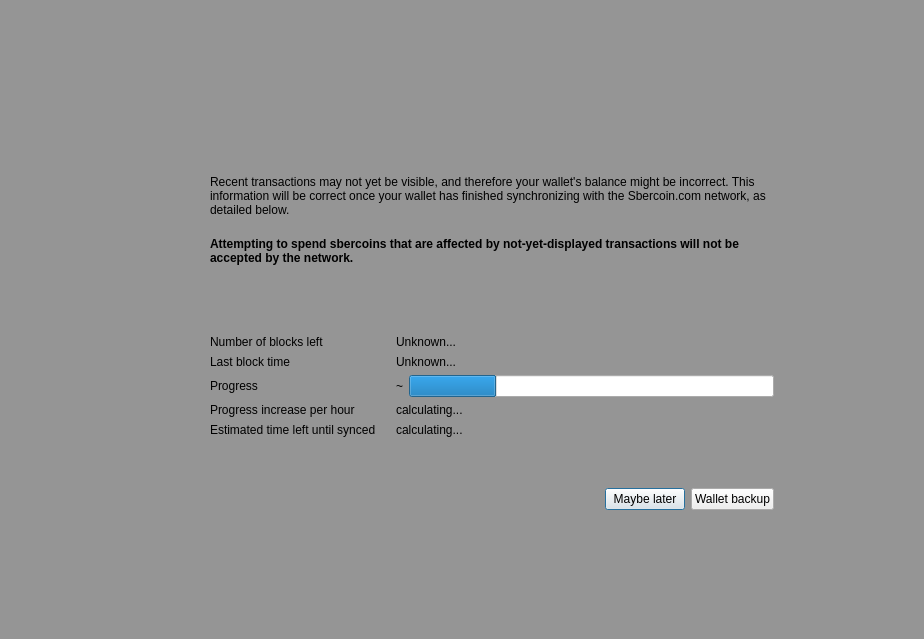
<?xml version="1.0" encoding="UTF-8"?>
<ui version="4.0">
 <class>ModalOverlay</class>
 <widget class="QWidget" name="ModalOverlay">
  <property name="geometry">
   <rect>
    <x>0</x>
    <y>0</y>
    <width>924</width>
    <height>639</height>
   </rect>
  </property>
  <property name="windowTitle">
   <string>Form</string>
  </property>
  <layout class="QVBoxLayout" name="verticalLayout" stretch="0">
   <property name="sizeConstraint">
    <enum>QLayout::SetDefaultConstraint</enum>
   </property>
   <property name="leftMargin">
    <number>0</number>
   </property>
   <property name="topMargin">
    <number>0</number>
   </property>
   <property name="rightMargin">
    <number>0</number>
   </property>
   <property name="bottomMargin">
    <number>0</number>
   </property>
   <item>
    <widget class="QWidget" name="bgWidget" native="true">
     <property name="styleSheet">
      <string notr="true">#bgWidget { background: rgba(0,0,0,96); }</string>
     </property>
     <layout class="QVBoxLayout" name="verticalLayoutMain" stretch="0">
      <property name="leftMargin">
       <number>120</number>
      </property>
      <property name="topMargin">
       <number>120</number>
      </property>
      <property name="rightMargin">
       <number>120</number>
      </property>
      <property name="bottomMargin">
       <number>120</number>
      </property>
      <item>
       <widget class="QWidget" name="contentWidget" native="true">
        <layout class="QVBoxLayout" name="verticalLayout_3" stretch="1,0">
         <property name="spacing">
          <number>0</number>
         </property>
         <property name="leftMargin">
          <number>0</number>
         </property>
         <property name="topMargin">
          <number>0</number>
         </property>
         <property name="rightMargin">
          <number>0</number>
         </property>
         <property name="bottomMargin">
          <number>0</number>
         </property>
         <item>
          <widget class="QStackedWidget" name="stackedWidget">
           <property name="currentIndex">
            <number>0</number>
           </property>
           <widget class="QWidget" name="page">
            <layout class="QVBoxLayout" name="verticalLayout_2">
             <property name="spacing">
              <number>0</number>
             </property>
             <property name="leftMargin">
              <number>30</number>
             </property>
             <property name="topMargin">
              <number>10</number>
             </property>
             <property name="rightMargin">
              <number>30</number>
             </property>
             <property name="bottomMargin">
              <number>10</number>
             </property>
             <item>
              <spacer name="verticalSpacer_3">
               <property name="orientation">
                <enum>Qt::Vertical</enum>
               </property>
               <property name="sizeType">
                <enum>QSizePolicy::Expanding</enum>
               </property>
               <property name="sizeHint" stdset="0">
                <size>
                 <width>20</width>
                 <height>40</height>
                </size>
               </property>
              </spacer>
             </item>
             <item>
              <layout class="QHBoxLayout" name="horizontalLayoutIconText" stretch="0,1">
               <property name="spacing">
                <number>20</number>
               </property>
               <property name="topMargin">
                <number>20</number>
               </property>
               <item>
                <layout class="QVBoxLayout" name="verticalLayoutIcon">
                 <item>
                  <widget class="QPushButton" name="warningIcon">
                   <property name="enabled">
                    <bool>false</bool>
                   </property>
                   <property name="text">
                    <string/>
                   </property>
                   <property name="iconSize">
                    <size>
                     <width>48</width>
                     <height>48</height>
                    </size>
                   </property>
                   <property name="flat">
                    <bool>true</bool>
                   </property>
                  </widget>
                 </item>
                 <item>
                  <spacer name="verticalSpacerWarningIcon">
                   <property name="orientation">
                    <enum>Qt::Vertical</enum>
                   </property>
                   <property name="sizeHint" stdset="0">
                    <size>
                     <width>20</width>
                     <height>40</height>
                    </size>
                   </property>
                  </spacer>
                 </item>
                </layout>
               </item>
               <item>
                <layout class="QVBoxLayout" name="verticalLayoutInfoText">
                 <property name="leftMargin">
                  <number>0</number>
                 </property>
                 <property name="topMargin">
                  <number>0</number>
                 </property>
                 <item>
                  <widget class="QLabel" name="infoText">
                   <property name="text">
                    <string>Recent transactions may not yet be visible, and therefore your wallet's balance might be incorrect. This information will be correct once your wallet has finished synchronizing with the Sbercoin.com network, as detailed below.</string>
                   </property>
                   <property name="textFormat">
                    <enum>Qt::RichText</enum>
                   </property>
                   <property name="wordWrap">
                    <bool>true</bool>
                   </property>
                  </widget>
                 </item>
                 <item>
                  <widget class="QLabel" name="infoTextStrong">
                   <property name="font">
                    <font>
                     <weight>75</weight>
                     <bold>true</bold>
                    </font>
                   </property>
                   <property name="text">
                    <string>Attempting to spend sbercoins that are affected by not-yet-displayed transactions will not be accepted by the network.</string>
                   </property>
                   <property name="textFormat">
                    <enum>Qt::RichText</enum>
                   </property>
                   <property name="wordWrap">
                    <bool>true</bool>
                   </property>
                  </widget>
                 </item>
                 <item>
                  <spacer name="verticalSpacerInTextSpace">
                   <property name="orientation">
                    <enum>Qt::Vertical</enum>
                   </property>
                   <property name="sizeHint" stdset="0">
                    <size>
                     <width>20</width>
                     <height>40</height>
                    </size>
                   </property>
                  </spacer>
                 </item>
                 <item>
                  <layout class="QFormLayout" name="formLayout">
                   <property name="fieldGrowthPolicy">
                    <enum>QFormLayout::ExpandingFieldsGrow</enum>
                   </property>
                   <property name="horizontalSpacing">
                    <number>20</number>
                   </property>
                   <property name="verticalSpacing">
                    <number>6</number>
                   </property>
                   <property name="topMargin">
                    <number>10</number>
                   </property>
                   <item row="0" column="0">
                    <widget class="QLabel" name="labelNumberOfBlocksLeft">
                     <property name="font">
                      <font>
                       <weight>50</weight>
                       <bold>false</bold>
                      </font>
                     </property>
                     <property name="text">
                      <string>Number of blocks left</string>
                     </property>
                    </widget>
                   </item>
                   <item row="0" column="1">
                    <widget class="QLabel" name="numberOfBlocksLeft">
                     <property name="sizePolicy">
                      <sizepolicy hsizetype="Expanding" vsizetype="Preferred">
                       <horstretch>0</horstretch>
                       <verstretch>0</verstretch>
                      </sizepolicy>
                     </property>
                     <property name="text">
                      <string>Unknown...</string>
                     </property>
                    </widget>
                   </item>
                   <item row="1" column="0">
                    <widget class="QLabel" name="labelLastBlockTime">
                     <property name="font">
                      <font>
                       <weight>50</weight>
                       <bold>false</bold>
                      </font>
                     </property>
                     <property name="text">
                      <string>Last block time</string>
                     </property>
                    </widget>
                   </item>
                   <item row="1" column="1">
                    <widget class="QLabel" name="newestBlockDate">
                     <property name="sizePolicy">
                      <sizepolicy hsizetype="Expanding" vsizetype="Preferred">
                       <horstretch>0</horstretch>
                       <verstretch>0</verstretch>
                      </sizepolicy>
                     </property>
                     <property name="text">
                      <string>Unknown...</string>
                     </property>
                    </widget>
                   </item>
                   <item row="2" column="0">
                    <widget class="QLabel" name="labelSyncDone">
                     <property name="font">
                      <font>
                       <weight>50</weight>
                       <bold>false</bold>
                      </font>
                     </property>
                     <property name="text">
                      <string>Progress</string>
                     </property>
                    </widget>
                   </item>
                   <item row="2" column="1">
                    <layout class="QHBoxLayout" name="horizontalLayoutSync" stretch="0,1">
                     <property name="spacing">
                      <number>6</number>
                     </property>
                     <item>
                      <widget class="QLabel" name="percentageProgress">
                       <property name="text">
                        <string notr="true">~</string>
                       </property>
                      </widget>
                     </item>
                     <item>
                      <widget class="QProgressBar" name="progressBar">
                       <property name="value">
                        <number>24</number>
                       </property>
                       <property name="format">
                        <string/>
                       </property>
                      </widget>
                     </item>
                    </layout>
                   </item>
                   <item row="4" column="0">
                    <widget class="QLabel" name="labelProgressIncrease">
                     <property name="font">
                      <font>
                       <weight>50</weight>
                       <bold>false</bold>
                      </font>
                     </property>
                     <property name="text">
                      <string>Progress increase per hour</string>
                     </property>
                    </widget>
                   </item>
                   <item row="4" column="1">
                    <widget class="QLabel" name="progressIncreasePerH">
                     <property name="sizePolicy">
                      <sizepolicy hsizetype="Expanding" vsizetype="Preferred">
                       <horstretch>0</horstretch>
                       <verstretch>0</verstretch>
                      </sizepolicy>
                     </property>
                     <property name="text">
                      <string>calculating...</string>
                     </property>
                    </widget>
                   </item>
                   <item row="5" column="0">
                    <widget class="QLabel" name="labelEstimatedTimeLeft">
                     <property name="font">
                      <font>
                       <weight>50</weight>
                       <bold>false</bold>
                      </font>
                     </property>
                     <property name="text">
                      <string>Estimated time left until synced</string>
                     </property>
                    </widget>
                   </item>
                   <item row="5" column="1">
                    <widget class="QLabel" name="expectedTimeLeft">
                     <property name="sizePolicy">
                      <sizepolicy hsizetype="Expanding" vsizetype="Preferred">
                       <horstretch>0</horstretch>
                       <verstretch>0</verstretch>
                      </sizepolicy>
                     </property>
                     <property name="text">
                      <string>calculating...</string>
                     </property>
                    </widget>
                   </item>
                  </layout>
                 </item>
                </layout>
               </item>
              </layout>
             </item>
             <item>
              <spacer name="verticalSpacer_4">
               <property name="orientation">
                <enum>Qt::Vertical</enum>
               </property>
               <property name="sizeHint" stdset="0">
                <size>
                 <width>20</width>
                 <height>40</height>
                </size>
               </property>
              </spacer>
             </item>
            </layout>
           </widget>
           <widget class="QWidget" name="page_2">
            <layout class="QVBoxLayout" name="verticalLayout_4">
             <property name="spacing">
              <number>15</number>
             </property>
             <property name="leftMargin">
              <number>30</number>
             </property>
             <property name="topMargin">
              <number>0</number>
             </property>
             <property name="rightMargin">
              <number>30</number>
             </property>
             <property name="bottomMargin">
              <number>0</number>
             </property>
             <item>
              <spacer name="verticalSpacer_2">
               <property name="orientation">
                <enum>Qt::Vertical</enum>
               </property>
               <property name="sizeHint" stdset="0">
                <size>
                 <width>20</width>
                 <height>40</height>
                </size>
               </property>
              </spacer>
             </item>
             <item>
              <layout class="QGridLayout" name="gridLayout">
               <item row="0" column="1">
                <widget class="QLabel" name="labelNote">
                 <property name="layoutDirection">
                  <enum>Qt::LeftToRight</enum>
                 </property>
                 <property name="text">
                  <string>Wallet backup prompt</string>
                 </property>
                 <property name="alignment">
                  <set>Qt::AlignLeading|Qt::AlignLeft|Qt::AlignVCenter</set>
                 </property>
                </widget>
               </item>
               <item row="1" column="1">
                <widget class="QLabel" name="labelMessage">
                 <property name="text">
                  <string>Please backup your wallet as soon as possible.
Please make sure to keep an updated antivirus and operating system. We can not recover Your funds if you visit phishing site or lose your backup. Please make sure to keep backups of your private keys or files. We do not store your private keys on this wallet. And you as a user, are entirely responsible for your funds and your own security.</string>
                 </property>
                 <property name="alignment">
                  <set>Qt::AlignLeading|Qt::AlignLeft|Qt::AlignVCenter</set>
                 </property>
                 <property name="wordWrap">
                  <bool>true</bool>
                 </property>
                </widget>
               </item>
               <item row="0" column="0">
                <widget class="QPushButton" name="warningIconBackup">
                 <property name="enabled">
                  <bool>false</bool>
                 </property>
                 <property name="sizePolicy">
                  <sizepolicy hsizetype="Fixed" vsizetype="Fixed">
                   <horstretch>0</horstretch>
                   <verstretch>0</verstretch>
                  </sizepolicy>
                 </property>
                 <property name="minimumSize">
                  <size>
                   <width>30</width>
                   <height>30</height>
                  </size>
                 </property>
                 <property name="maximumSize">
                  <size>
                   <width>30</width>
                   <height>30</height>
                  </size>
                 </property>
                 <property name="text">
                  <string/>
                 </property>
                 <property name="iconSize">
                  <size>
                   <width>30</width>
                   <height>30</height>
                  </size>
                 </property>
                 <property name="flat">
                  <bool>true</bool>
                 </property>
                </widget>
               </item>
               <item row="1" column="0">
                <spacer name="horizontalSpacer_2">
                 <property name="orientation">
                  <enum>Qt::Horizontal</enum>
                 </property>
                 <property name="sizeType">
                  <enum>QSizePolicy::Fixed</enum>
                 </property>
                 <property name="sizeHint" stdset="0">
                  <size>
                   <width>30</width>
                   <height>20</height>
                  </size>
                 </property>
                </spacer>
               </item>
              </layout>
             </item>
             <item>
              <spacer name="verticalSpacer">
               <property name="orientation">
                <enum>Qt::Vertical</enum>
               </property>
               <property name="sizeType">
                <enum>QSizePolicy::Expanding</enum>
               </property>
               <property name="sizeHint" stdset="0">
                <size>
                 <width>20</width>
                 <height>40</height>
                </size>
               </property>
              </spacer>
             </item>
            </layout>
           </widget>
          </widget>
         </item>
         <item>
          <widget class="QWidget" name="buttonsContainerWhite" native="true">
           <layout class="QHBoxLayout" name="horizontalLayout">
            <property name="leftMargin">
             <number>30</number>
            </property>
            <property name="topMargin">
             <number>15</number>
            </property>
            <property name="rightMargin">
             <number>30</number>
            </property>
            <item>
             <spacer name="horizontalSpacer">
              <property name="orientation">
               <enum>Qt::Horizontal</enum>
              </property>
              <property name="sizeHint" stdset="0">
               <size>
                <width>40</width>
                <height>20</height>
               </size>
              </property>
             </spacer>
            </item>
            <item>
             <widget class="QPushButton" name="closeButton">
              <property name="focusPolicy">
               <enum>Qt::StrongFocus</enum>
              </property>
              <property name="text">
               <string>Maybe later</string>
              </property>
              <property name="shortcut">
               <string>Esc</string>
              </property>
              <property name="default">
               <bool>true</bool>
              </property>
             </widget>
            </item>
            <item>
             <widget class="QPushButton" name="walletBackupButton">
              <property name="text">
               <string>Wallet backup</string>
              </property>
             </widget>
            </item>
           </layout>
          </widget>
         </item>
        </layout>
       </widget>
      </item>
     </layout>
    </widget>
   </item>
  </layout>
 </widget>
 <resources/>
 <connections/>
</ui>
